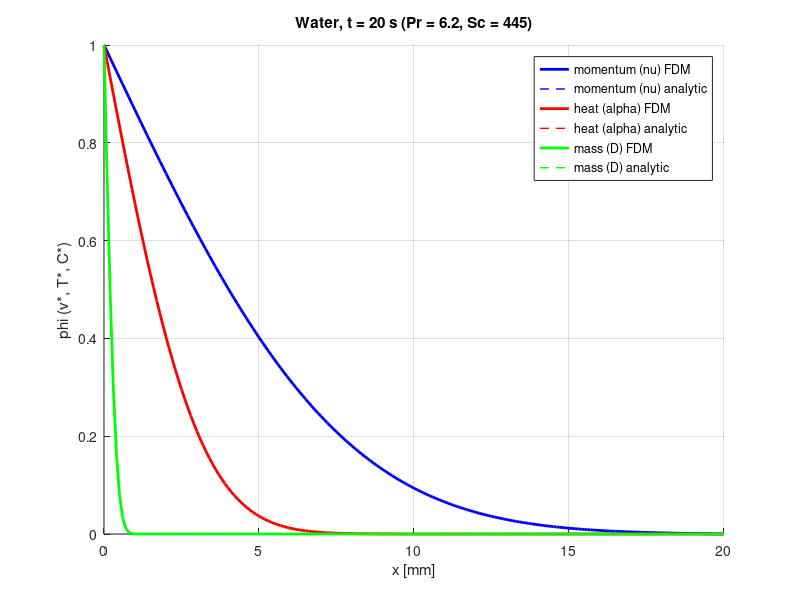

Reproduce this figure in MATLAB.
% Wk01 - One equation, three physics (nu, alpha, D)
% d(phi)/dt = delta d2(phi)/dx2, phi(0)=1 -> compare with erfc analytic
% Author: Prof. S. Joon Kwon - SPMDL - SKKU
clear; clc;

deltas = [8.9e-7, 1.43e-7, 2.0e-9];      % water: nu, alpha, D
labels = {'momentum (nu)','heat (alpha)','mass (D)'};
cols   = {'b','r','g'};
L = 0.02; N = 201; t_end = 20.0;

figure(1); hold on;
for m = 1:3
    delta = deltas(m);
    x = linspace(0, L, N); dx = x(2) - x(1);
    dt = 0.4*dx^2/delta; nstep = ceil(t_end/dt); dt = t_end/nstep;
    phi = zeros(1, N); phi(1) = 1;
    c = delta*dt/dx^2;
    for n = 1:nstep
        phi(2:end-1) = phi(2:end-1) + ...
            c*(phi(3:end) - 2*phi(2:end-1) + phi(1:end-2));
        phi(1) = 1; phi(end) = 0;
    end
    plot(x*1000, phi, [cols{m} '-'], 'LineWidth', 2, ...
         'DisplayName', [labels{m} ' FDM']);
    ana = erfc(x / (2*sqrt(delta*t_end)));
    plot(x*1000, ana, [cols{m} '--'], 'LineWidth', 1, ...
         'DisplayName', [labels{m} ' analytic']);
end
hold off; grid on;
xlabel('x [mm]'); ylabel('phi (v*, T*, C*)');
Pr = deltas(1)/deltas(2); Sc = deltas(1)/deltas(3);
title(sprintf('Water, t = %.0f s (Pr = %.1f, Sc = %.0f)', t_end, Pr, Sc));
legend('Location','northeast');
